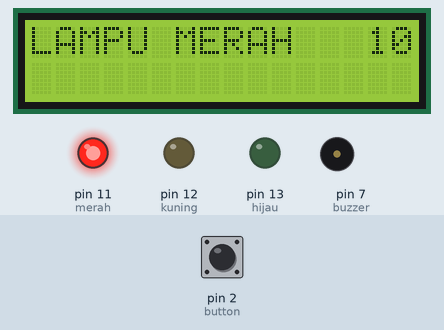
This sketch was run on a simulated Arduino Uno, built with avr-gcc and run on an emulated ATmega328P. Shown: 16×2 character LCD, output pins drawn as LEDs (lit = HIGH), buzzer (waves = sounding, pin HIGH). Inputs (shaded band) come from the test bench; at power-on: pin 2 (button) HIGH.

Above: at 1.7 s.
At 14.0 s:
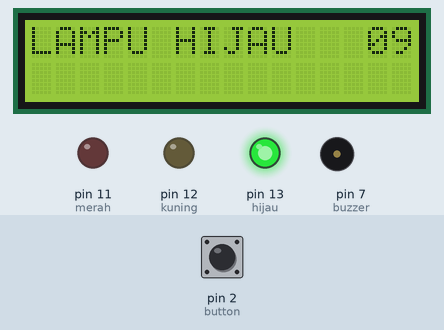
14.1 s: pin 2 (button) pulled LOW for 0.15 s
At 14.5 s:
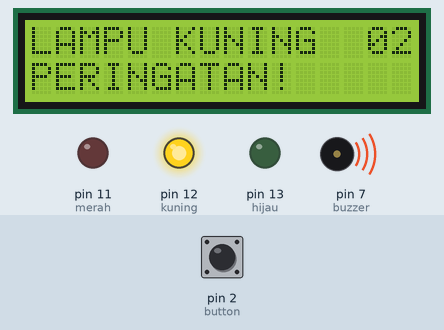
At 23.4 s:
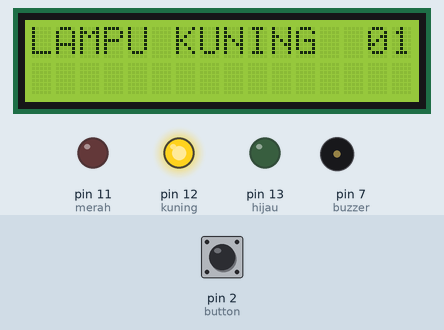
Timing chart, 0 to 23.8 s (numbered marks = the images above; inputs shaded):
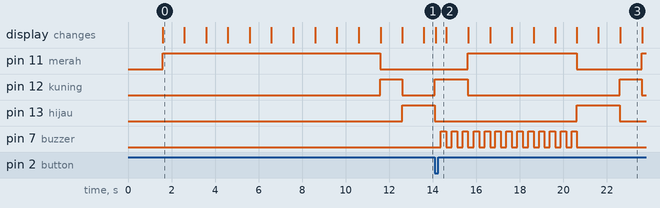

Measured:
- after the input at 14.1 s, pin 11 (merah): LOW → HIGH after 1.5 s instead of 9.5 s; pin 13 (hijau): HIGH → LOW after 0.00 s instead of 8.5 s; pin 7 (buzzer): alternates HIGH for 0.25 s and LOW for 0.25 s, 26 changes in all, then stays LOW, starting after 0.28 s; the display: first changes at once (image 2 shows a later state)
- what the display in image 0 shows lasts 1.0 s, from 1.6 s to 2.6 s

The sketch:

SmartCrossingProject.ino
```cpp
// Masukkan Library
#include <Wire.h>
#include <LiquidCrystal_I2C.h>

// Definisi Pin
#define merah 11
#define kuning 12
#define hijau 13
#define buzzer 7
#define button 2

// Definisi Durasi
const int durasimerah = 10000;
const int durasikuning = 1000;
const int durasihijau = 10000;
const int durasiPeringatan = 1500;
const int durasiPejalanKaki = 5000;

// Inisialisasi Hardware
LiquidCrystal_I2C lcd(0x27, 16, 2);

// Definisi semua kemungkinan status
#define STATUS_MERAH 0
#define STATUS_KUNING_1 1
#define STATUS_HIJAU 2
#define STATUS_KUNING_2 3
#define STATUS_PERINGATAN 4
#define STATUS_PEJALAN_KAKI 5

int statusNow;
unsigned long statusLast;

// Variabel Global
bool permintaan = false;
unsigned long waktuButtonDitekan = 0;
unsigned long waktuBuzzerLast;
bool statusBuzzer = false;
int detikTerakhir = -1;

// Variabel penyimpan sisa waktu lampu hijau saat dijeda
unsigned long sisaWaktuHijau = 0;

void setup(){

  // Atur semua pin output
  pinMode(merah, OUTPUT);
  pinMode(kuning, OUTPUT);
  pinMode(hijau, OUTPUT);
  pinMode(buzzer, OUTPUT);
  // Atur pin button sebagai HIGH default, LOW saat ditekan
  pinMode(button, INPUT_PULLUP);

  // Inisialisasi LCD
  lcd.init();
  lcd.backlight();
  lcd.setCursor(0, 0);
  // Opening Message
  lcd.print("Maap bg");
  lcd.setCursor(0, 1);
  lcd.print("Masi pemulakk");

  delay(1500);
  lcd.clear();

  // Mulai program dengan masuk ke STATUS_MERAH
  ubahStatus(STATUS_MERAH);
}

void loop() {

  // Ambil waktu saat ini
  unsigned long now = millis();
  // Variabel untuk countdown
  long durasiNow = 0;

  // Jika status sekarang MERAH
  if (statusNow == STATUS_MERAH) {
    durasiNow = durasimerah;

    // Cek apakah timer merah sudah habis
    if (now - statusLast >= durasiNow) {
      ubahStatus(STATUS_KUNING_1); // Lanjut ke kuning 1
    }
  }

  // Jika status sekarang KUNING 1
  else if (statusNow == STATUS_KUNING_1) {
    durasiNow = durasikuning;

    // Cek apakah timer kuning 1 sudah habis
    if (now - statusLast >= durasiNow) {
      ubahStatus(STATUS_HIJAU); // Lanjut ke hijau
    }
  }

  // Jika status sekarang HIJAU
  else if(statusNow == STATUS_HIJAU) {
    durasiNow = durasihijau;

    // Cek apakah tombil ditekan (LOW)
    if (digitalRead(button) == LOW) {
      // Cek debounce
      if (permintaan == false && (now - waktuButtonDitekan > 1000)) {
        permintaan = true; // Catat permintaan
        waktuButtonDitekan = now;

        // Hitung sisa waktu hijau
        sisaWaktuHijau = (statusLast + durasihijau) - now;
        // Kurangi sisa waktu dengan durasi interupsi
        sisaWaktuHijau = sisaWaktuHijau - durasiPeringatan - durasiPejalanKaki;

        // Pastikan tidak negatif
        if (sisaWaktuHijau < 0) sisaWaktuHijau = 0;

        // Langsung ganti status ke PERINGATAN (interupsi)
        ubahStatus(STATUS_PERINGATAN);
      }
    }

    // Cek timer normal (HANYA jika tidak ada permintaan interupsi)
    else if (permintaan == false && (now - statusLast >= durasiNow)) {
      ubahStatus(STATUS_KUNING_2); // Lanjut ke kuning 2
    }
  }

  // Jika status sekarang KUNING 2
  else if (statusNow == STATUS_KUNING_2) {
    durasiNow = durasikuning;

    // Cek apakah timer 2 sudah habis
    if (now - statusLast >= durasiNow) {
      ubahStatus(STATUS_MERAH); // Kembali ke merah
    }
  }

  // Jika status sekarang PERINGATAN (kuning interupsi)
  else if (statusNow == STATUS_PERINGATAN) {
    durasiNow = durasiPeringatan;

    jalankanBuzzer(now); // Buzzer mulai berbunyi disini

    // Cek apakah timer peringatan sudah habis
    if (now - statusLast >= durasiNow) {
      ubahStatus(STATUS_PEJALAN_KAKI); // Lanjut ke pejalan kaki
    }
  }

  // Jika status sekarang PEJALAN KAKI (merah interupsi)
  else if (statusNow == STATUS_PEJALAN_KAKI) {
    durasiNow = durasiPejalanKaki;

    jalankanBuzzer(now); // Buzzer terus berbunyi

    // Cek apakah timer pejalan kaki sudah habis
    if (now - statusLast >= durasiNow) {
      ubahStatus(STATUS_HIJAU); // Kembali ke HIJAU
    }
  }

  // Panggil fungsi countdown di setiap loop
  updateLCD(now, durasiNow);
}

// Fungsi untuk mengubah status
void ubahStatus(int newStatus) {
  statusNow = newStatus; // Simpan status baru
  detikTerakhir = -1; // Reset countdown LCD
  lcd.clear();

  digitalWrite(buzzer, LOW); // Selalu matikan buzzer diawal

  // Jika status baru adalah MERAH
  if (newStatus == STATUS_MERAH) {
    statusLast = millis(); // Reset timer ke "sekarang"
    digitalWrite(merah, HIGH);
    digitalWrite(kuning, LOW);
    digitalWrite(hijau, LOW);
    lcd.setCursor(0, 0);
    lcd.print("LAMPU MERAH");
  }

  // Semua status yang menyalakan lampu kuning
  else if (newStatus ==  STATUS_KUNING_1 || newStatus == STATUS_KUNING_2 || newStatus == STATUS_PERINGATAN) {
    statusLast = millis(); // Reset timer ke "sekarang"
    digitalWrite(merah, LOW);
    digitalWrite(kuning, HIGH);
    digitalWrite(hijau, LOW);
    lcd.setCursor(0, 0);
    lcd.print("LAMPU KUNING");

    // Jika ini status PERINGATAN, tambahkan teks & reset buzzer
    if (newStatus == STATUS_PERINGATAN) {
       lcd.setCursor(0, 1);
       lcd.print("PERINGATAN!");
       waktuBuzzerLast = millis(); // Siapkan buzzer untuk mulai "bip"
       statusBuzzer = false;
    }
  }

  // Jika status baru adalah HIJAU
  else if (newStatus == STATUS_HIJAU) {
    // Cek apakah kita melanjutkan dari sisa waktu?
    if (sisaWaktuHijau > 0) {
      // Ya: Atur timer seolah-olah sudah berjalan
      statusLast = millis() - (durasihijau - sisaWaktuHijau);
      sisaWaktuHijau = 0; // Hapus susa waktu yang sudah dipakai
    } else {
      // Tidak: Siklus baru, reset timer ke "sekarang"
      statusLast = millis();
    }
    permintaan = false; // Selalu reset "permintaan" saat masuk hijau

    digitalWrite(merah, LOW);
    digitalWrite(kuning, LOW);
    digitalWrite(hijau, HIGH);
    lcd.setCursor(0, 0);
    lcd.print("LAMPU HIJAU");
  }

  // Jika status baru adalah PEJALAN KAKI
  else if (newStatus == STATUS_PEJALAN_KAKI) {
    statusLast = millis(); // Reset timer ke "sekarang"
    digitalWrite(merah, HIGH); // Lampu lalu lintas MERAH
    digitalWrite(kuning, LOW);
    digitalWrite(hijau, LOW);

    lcd.setCursor(0, 0);
    lcd.print("PENYEBERANGAN");
    lcd.setCursor(0, 1);
    lcd.print("Silakan Jalan");
    //(Timer buzzer tidak direset di sini, agar lanjut berbunyi)
  }
}

// Fungsi membuat buzzer berbunyi tanpa DELAY
void jalankanBuzzer(unsigned long now) {
  // Cek apakah sudah 250ms sejak aksi buzzer terakhir
  if (now - waktuBuzzerLast >= 250) {
    waktuBuzzerLast = now; // Catat waktu "bip"

    // Balik status buzzer
    if (statusBuzzer == false) {
      digitalWrite(buzzer, HIGH);
      statusBuzzer = true;
    } else {
      digitalWrite(buzzer, LOW);
      statusBuzzer = false;
    }
  }
}

// Fungsi menampilkan countdown di LCD
void updateLCD(unsigned long now, long totalDurasi) {
  // Jangan tampilkan countdown jika durasi 0
  if (totalDurasi == 0) return;

  // Hitung sisa waktu
  long waktuBerjalan = now - statusLast;
  long sisaWaktu = totalDurasi - waktuBerjalan;
  // Ubah ke detik (pembulatan atas)
  int detik = (sisaWaktu + 999) / 1000;

  // Cek agar tidak "flicker" (hanya update jika detik berubah)
  if (detik != detikTerakhir) {
    detikTerakhir = detik;

    lcd.setCursor(14, 0); // Pojok kanan atas
    // Koreksi tampilan jika "sisaWaktuHijau" membuat detik < 0
    if (detik < 0) detik = 0;
    // Tambahkan 0 di depan angka satuan
    if (detik < 10) {
      lcd.print("0");
    }
    lcd.print(detik);
  }
}
```
